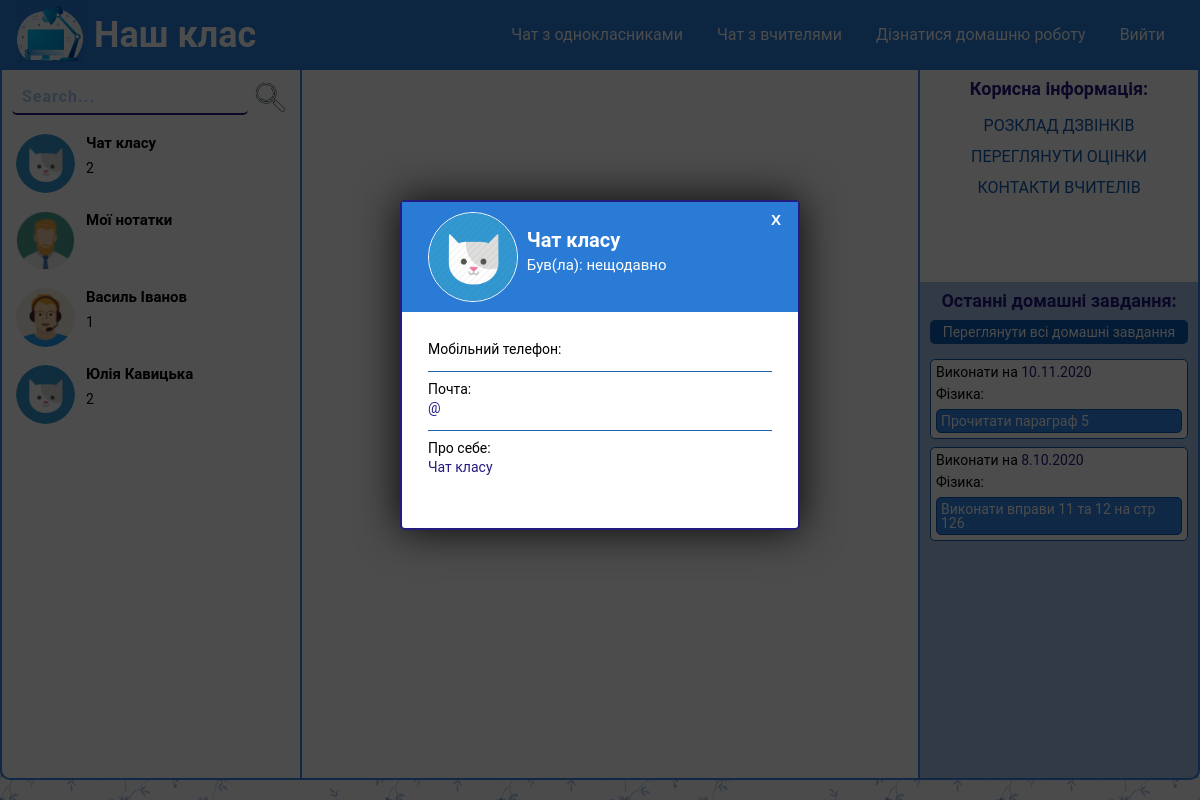
The page /pages/child-chat.php?user_id=1 (signed in) on the database its author committed.
### tables this page shows
CREATE TABLE `contacts` (
  `id` int(11) NOT NULL,
  `name` varchar(255) NOT NULL,
  `user_status` int(20) NOT NULL,
  `image` varchar(255) NOT NULL,
  `phone` varchar(255) NOT NULL,
  `about` text NOT NULL,
  `login` varchar(255) NOT NULL,
  `password` varchar(255) NOT NULL,
  `last_message` text NOT NULL,
  `time` time NOT NULL DEFAULT current_timestamp(),
  `subject` varchar(100) NOT NULL
);

CREATE TABLE `homework` (
  `id` int(10) NOT NULL,
  `subject` int(10) NOT NULL,
  `day` varchar(20) NOT NULL,
  `homework` text NOT NULL
);

### modules/chats-block.php (the view)
<ul id="replace">
<?php
	include $_SERVER['DOCUMENT_ROOT'] . "/configs/db.php";
	if(isset($_COOKIE["teacher"])){
		$findUser = $_COOKIE["teacher"];
		if(isset($chat) && $nameChat ==  'teacher'){
			$chatsSql = "SELECT * FROM contacts WHERE name LIKE '%" . $chat . "%' AND user_status=0";
		}else{
			$chatsSql = "SELECT * FROM contacts WHERE user_status = 0";
		}
	}else{
		$findUser = $_COOKIE["student"];
		if(isset($chat) && $nameChat ==  'child'){
			$chatsSql = "SELECT * FROM contacts WHERE name LIKE '%" . $chat . "%' AND user_status=0";
		}else if(isset($chat) && $nameChat ==  'student'){
			$chatsSql = "SELECT * FROM contacts WHERE name LIKE '%" . $chat . "%' AND user_status=1";
		}else if(stristr($_SERVER['REQUEST_URI'],  '/pages/child-chat.php')){
			$chatsSql = "SELECT * FROM contacts WHERE user_status = 0";
		}else if(stristr($_SERVER['REQUEST_URI'],  '/pages/teacher-chat.php')){
			$chatsSql = "SELECT * FROM contacts WHERE user_status = 1";
		}
	}
	$chatResult = mysqli_query($connect, $chatsSql);
	if(mysqli_num_rows($chatResult) != 0){
		while($user = mysqli_fetch_assoc($chatResult)){
			?>
			<li <?php if(isset($_GET["chat_id"]) && $_GET["chat_id"] == $user["id"]){ echo "class='active-chat'"; } ?>>
				<a class="avatar" href="<?php if(stristr($_SERVER['REQUEST_URI'],  '/pages/teacher-chat.php')){ echo "/pages/teacher-chat.php?user_id=" . $user["id"];  }else{ echo "/pages/child-chat.php?user_id=" . $user["id"]; } ?>">
					<img src="<?php if($user["image"] == ""){ echo "/images/not-find.png"; }else{ echo $user["image"]; }  ?>" alt="user">
				</a>
				<a id="infos-chat" href="<?php if(stristr($_SERVER['REQUEST_URI'],  '/pages/teacher-chat.php') || (isset($nameChat) && $nameChat ==  'teacher')){ echo "/pages/teacher-chat.php?chat_id=" . $user["id"];  }else{ echo "/pages/child-chat.php?chat_id=" . $user["id"]; } ?>">
					<h2><?php if($user["id"] == $findUser){ echo "Мої нотатки"; }else{ echo $user["name"]; }  ?></h2>
					<p><?php if($user["id"] == $findUser){ echo ""; }else{ echo $user["last_message"]; }  ?></p>
				</a>
			</li>
			<?php
		}
	}else{
		echo "<h2 class=\"chose-contact\">Пошук не дав результатів.</h2>";
	}
?>
</ul>

### modules/user-modal.php (shortened to what this page needs)
<?php
	$sqlModal = "SELECT * FROM contacts WHERE id=" . $_GET["user_id"];
	$resultModal = mysqli_query($connect, $sqlModal);
	$userModal = mysqli_fetch_assoc($resultModal);
?>
<div class="user-modal" style="display:block;">
	<div class="close"><a href="<?php if(stristr($_SERVER['REQUEST_URI'],  '/pages/teacher-chat.php')){ echo "/pages/teacher-chat.php";  }else{ echo "/pages/child-chat.php?"; } ?>">X</a></div>
	<div class="inner-userid">
		<div class="header-user">
			<img src="<?php if($userModal["image"] == ""){ echo "/images/not-find.png"; }else{ echo $userModal["image"]; } ?>" alt="avatar">
			<div>
				<h3><?php echo $userModal["name"]; ?></h3>
				<p>Був(ла): нещодавно</p>
			</div>
		</div>
		<ul class="main-info">
			<li>
				<p>Мобільний телефон:</p>
			</li>
			<li>
				<p>Почта:</p>
				<p>@<?php echo $userModal["login"]; ?></p>
			</li>
			<li>
				<p>Про себе:</p>
				<p><?php echo $userModal["about"]; ?></p>
			</li>
		</ul>
	</div>
</div>

### modules/last-homework.php (shortened to what this page needs)
<?php
	include $_SERVER['DOCUMENT_ROOT'] . "/configs/db.php";
	$homeworkSql = "SELECT * FROM homework";
	$homeResult = $connect->query($homeworkSql);
	$quant = mysqli_num_rows($homeResult);
	if($quant < 5){
		while($homework = mysqli_fetch_assoc($homeResult)){
			$subjectSql = "SELECT * FROM contacts WHERE id=" . $homework["subject"];
			$teacherResult = mysqli_query($connect, $subjectSql);
			$teacher = mysqli_fetch_assoc($teacherResult);
?>
			<li class="home__item">
				<p>Виконати на <span><?php echo $homework["day"] ?></span></p>
				<p><?php echo $teacher["subject"] ?>:</p>
				<p><?php echo $homework["homework"] ?></p>
			</li>
<?php
		}
}
?>

### style/style.css (style rules this page uses)
* { padding: 0; margin: 0; border: 0; }
*, *:before, *:after { -moz-box-sizing: border-box; -webkit-box-sizing: border-box; box-sizing: border-box; }
html, body { height: 100%; width: 100%; font-size: 100%; line-height: 1; font-size: 14px; -ms-text-size-adjust: 100%; -moz-text-size-adjust: 100%; -webkit-text-size-adjust: 100%; }
a, a:visited { text-decoration: none; }
ul li { list-style: none; }
img { vertical-align: top; }
h1, h2, h3, h4, h5, h6 { font-size: inherit; font-weight: 400; }
body, input, input::placeholder, select, option { font-family: "Roboto", sans-serif; }
.user-modal { width: 400px; min-height: 330px; padding: 15px 20px; background: #fff; border-radius: 5px; border: 2px solid #231b80; position: absolute; top: 200px; left: calc(50% - 200px); display: none; z-index: 2; -webkit-box-shadow: 0px 0px 41px 0px rgba(0, 0, 0, 0.9); -moz-box-shadow: 0px 0px 41px 0px rgba(0, 0, 0, 0.9); box-shadow: 0px 0px 41px 0px rgba(0, 0, 0, 0.9); }
.user-modal .close { position: absolute; top: 10px; right: 17px; cursor: pointer; font-weight: bold; font-family: sans-serif; color: #231b80; font-size: 15px; }
.user-modal { padding: 0; }
.user-modal .close a { color: #fff; }
.user-modal .header-user { color: #fff; font-size: 15px; background: #2a7bd6; padding: 10px 26px; }
.user-modal .header-user img { width: 90px; height: 90px; border-radius: 50%; border: 1px solid white; display: inline-block; }
.user-modal .header-user div { display: inline-block; padding: 18px 5px; }
.user-modal .header-user div h3 { font-weight: bold; font-size: 20px; margin: 0px 0px 8px 0px; }
.main-info { height: 100%; padding: 20px 26px 10px; }
.main-info li { padding: 10px 0; border-bottom: 1px solid #1d64b4; }
.main-info li:last-child { border-bottom: none; }
.main-info li p { margin: 0px 0px 5px 0px; }
.main-info li p:last-of-type { color: #231b80; }

### style/chat.css (style rules this page uses)
body { background: url(../images/bg.jpg); }
#chat-list ul { display: -ms-flexbox; display: -webkit-flex; display: flex; flex-direction: column; }
#chat-list ul li { display: -ms-flexbox; display: -webkit-flex; display: flex; max-height: 75px; margin: 3px 0px; padding: 5px 3px; border-radius: 5px; min-height: 70px; }
#chat-list ul li .avatar { flex: 0 0 60px; border-radius: 50%; overflow: hidden; border: 1px solid #fff; min-height: 61px; min-width: 61px; }
#chat-list ul li .avatar img { display: block; width: 100%; height: auto; }
#chat-list ul li #infos-chat { flex-grow: 1; }
#infos-chat { padding: 3px 10px; flex-grow: 1; }
#infos-chat h2 { font-weight: bold; margin: 0px 0px 10px 0px; font-size: 15px; }
#chat-list #infos-chat p { width: 125px; text-overflow: ellipsis; overflow: hidden; white-space: nowrap; }
#chat-list a { color: #000; }
.home__item { background-color: #fff; border-radius: 5px; padding: 5px; border: 1px solid #0f5ab1; margin: 0px 0px 8px 0px; }
.home__item span { color: #231b80; }
.home__item p { margin: 0px 0px 8px 0px; }
.home__item p:last-child { margin: 0px 0px 0px 0px; padding: 4px; border: 1px solid #0f5ab1; border-radius: 5px; background-color: #3186e8; color: #fff; }

### rows shown on the page
contacts: name "Чат класу", about "Чат класу", last_message "2"
contacts: image (picture), shows "Мої нотатки"
contacts: image (picture), name "Василь Іванов", last_message "1"
contacts: name "Юлія Кавицька", last_message "2"
homework: day "10.11.2020", contacts.subject "Фізика", homework "Прочитати параграф 5"
homework: day "8.10.2020", contacts.subject "Фізика", homework "Виконати вправи 11 та 12 на стр 126"
